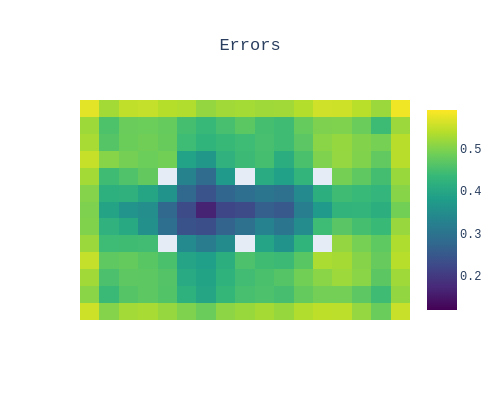

Notebook source saved alongside this figure:
### Code cell
fig = EFS.error_map(HDs=False, scale='viridis')
# fig = EFS.error_map(scale='viridis')

### Figure 1 — Plotly figure (JSON) as saved in the notebook; plotly's stock layout.template omitted (floating-point values rounded to 4 significant figures; data arrays with more than 128 entries replaced by an {"elided": "..."} marker saying what was removed)
{"data": [{"colorscale": [[0, "#440154"], [0.1111, "#482878"], [0.2222, "#3e4989"], [0.3333, "#31688e"], [0.4444, "#26828e"], [0.5556, "#1f9e89"], [0.6667, "#35b779"], [0.7778, "#6ece58"], [0.8889, "#b5de2b"], [1, "#fde725"]], "type": "heatmap", "z": {"elided": "13x17 float values"}, "zmax": 0.5916, "zmin": 0.1199}], "layout": {"font": {"family": "Courier New"}, "height": 400, "title": {"text": "Errors", "x": 0.5}, "width": 500, "xaxis": {"showticklabels": false}, "yaxis": {"autorange": "reversed", "showticklabels": false}}}
